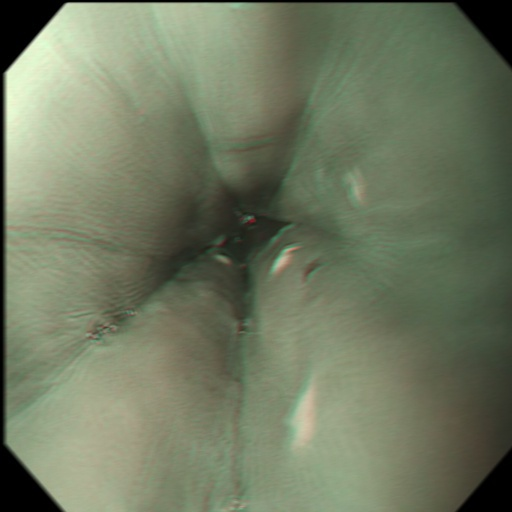
#> input picture subDM/0000597.jpg, 512 x 512 px, given in place of 00079.jpg, which was not available
$ python DWHTS.py   (older library calls are emulated)
#> lines starting #> are read from the running program, lines starting #| are printed output that depends on the picture; after the words box and inside, x2 and y2 are one past the last pixel; in counts of white or black regions, pixels touching at a corner belong together; long printed decimals are rounded; pictures that were not available may be replaced by others from this repository, and a replacement may not be noted
#> further down, img is the input picture: shape (512, 512, 3); mean B, G, R 97.1, 121.3, 112.4
### CutDM/rOI.py
# -*- coding: utf-8 -*-
"""
Created on Wed Jul 31 10:22:47 2019

@author: Nataly
"""
import cv2
import numpy as np
def ROI(ima):


    imA=cv2.cvtColor(ima,cv2.COLOR_RGB2XYZ)
#> imA: shape (512, 512, 3); mean of channels 0, 1, 2 104, 115.9, 123.5
    I,I,II=cv2.split(imA)
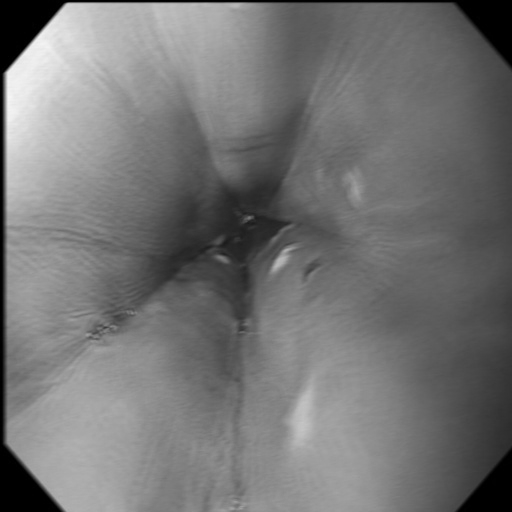
#> I: shape (512, 512); min 0, max 246, mean 115.9

    ta=II.shape
#> ta = (512, 512)
    ta=list(ta)
#> ta = [512, 512]
    #plt.imshow(II, cmap=plt.cm.gray)
    #plt.show()
    MIN=int(np.min(II))
#> MIN = 0
    MAX=int(np.max(II))
#> MAX = 255

    hist = cv2.calcHist([II],[0],None,[MAX+1],[MIN,MAX])
#> hist = 256 values, max 7853 at index 0, min 0 at index 255, mean 1023.3
    hist = cv2.calcHist([II],[0],None,[256],[0,255])
    #plt.plot(hist)
    #plt.show()

    div=6
    #div=6
    nuevohist=hist.tolist()
#> nuevohist = 256 items, first 6: [7853], [771], [549], [237], [87], [126]
    l=int(len(nuevohist)/div)
#> l = 42
    i=1
    a=0
    suma=np.zeros((div))
    valm=0
    hasta=0
    for y in range(1,div+1):
        suma[a]=int(sum(np.asarray(nuevohist[i:int(l)*y])))
        if suma[a]>valm:
            valm=suma[a]
            hasta=y
        i=int(l)*y+1
        a=a+1
#> this loop made 6 passes
#> i on passes 1 to 6: 43, 85, 127, 169, 211, 253
#> after the loop, a = 6; hasta = 3; suma = [3815, 31147, 93039, 81521, 31309, 7672]; valm = 93039
    #print(l)
    #print(hasta)

    porcen=0.3
    ##G
    ##z2

    #porcen=0.2
    #"""
    a=hist[:int((l*hasta)*porcen)]
#> a = 37 values, max 7853 at index 0, min 10 at index 28, mean 292.1
    a=a.tolist()
#> a = 37 items, first 6: [7853], [771], [549], [237], [87], [126]
    hist=hist.tolist()
#> hist has the same summary as nuevohist
    u=np.max(a)
#> u = 7853
    umbral1 = hist.index(u)
#> umbral1 = 0
    a=a[umbral1:]

    uu=np.min(a)
#> uu = 10
    histb=hist[umbral1:]
#> histb has the same summary as nuevohist

    umbral=histb.index(uu)
#> umbral = 28
    #print(umbral)
    umbral=umbral+len(hist[:umbral1])
    #"""
    #umbral=int((l*hasta)*porcen)
    binary=II.copy()
    print(umbral)
#| 28
    for f in range(ta[0]):
        for c in range (ta[1]):
            if II[f,c]<=umbral:
                binary[f,c]=0
            else:
                binary[f,c]=1
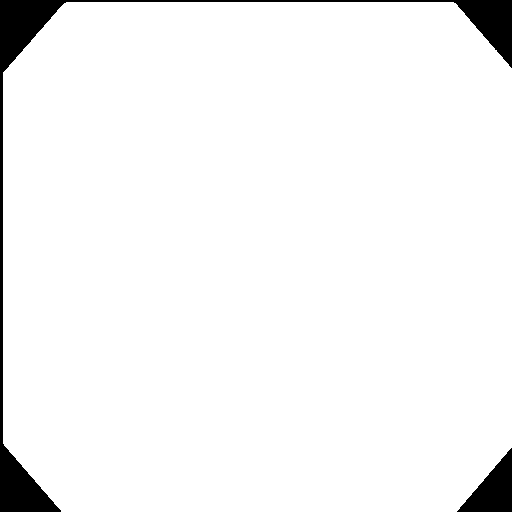
#> binary: shape (512, 512); values 0 (black) and 1 (white), 96% white; 2 black regions, box (x1, y1, x2, y2) and area: (0, 0, 512, 512) 8663, (457, 448, 512, 512) 1796

    binary = (binary*255).astype(np.uint8)
    #plt.imshow(binary, cmap=plt.cm.gray)
    #plt.show()
    #"""
    ### Transformaciones Morfologicas
   ## sin log ope 30 close 37

    kernel = cv2.getStructuringElement(cv2.MORPH_ELLIPSE, (27, 27))
    openi = cv2.morphologyEx(binary, cv2.MORPH_OPEN, kernel)
#> openi: shape (512, 512); 96% white; 2 black regions, box (x1, y1, x2, y2) and area: (0, 0, 512, 512) 8681, (457, 448, 512, 512) 1796

    kernel = cv2.getStructuringElement(cv2.MORPH_ELLIPSE, (37, 37))
    close=cv2.morphologyEx(openi, cv2.MORPH_CLOSE, kernel)
#> close: shape (512, 512); 96.9% white; 4 black regions

    #contours,hierachy = cv2.findContours(close,cv2.RETR_LIST,cv2.CHAIN_APPROX_SIMPLE)
    _,contours,_ = cv2.findContours(close,cv2.RETR_LIST,cv2.CHAIN_APPROX_SIMPLE)
#> contours = 1 contour; box (x1, y1, x2, y2) and area: (0, 0, 512, 512) 252978
    areas = [cv2.contourArea(c) for c in contours]
#> areas = [252978]
    max_index = np.argmax(areas)
#> max_index = 0
    cnt=contours[max_index]
#> cnt = contour of 98 points, box (x1, y1, x2, y2) (0, 0, 512, 512), area 252978
    x,y,w,h = cv2.boundingRect(cnt)
#> x = 0; y = 0; w = 512; h = 512
    # [9 lines of commented-out code are left out]
    tru=15
    for f in range ((y+tru),(y+h-tru)):
        for c in range(x+tru,(x+w-tru)):
            #print(f,c)
            if close[f+tru,c+tru]==255 or close[f+tru,c]==255 or close[f,c+tru]==255 and close[f,c]==0:
                close[f,c]=255
            else:
                close[f,c]=close[f,c]
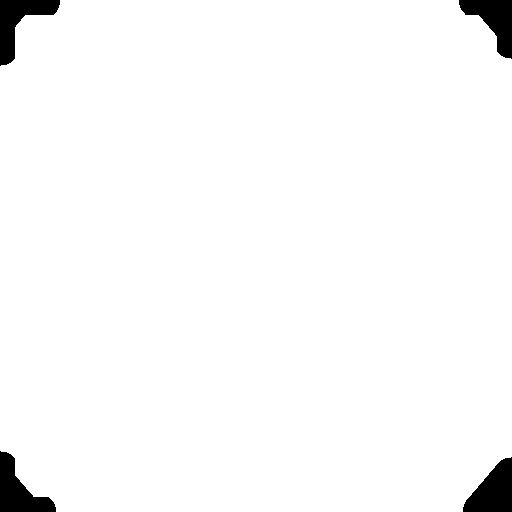
#> close: shape (512, 512); 97.5% white; 4 black regions, box (x1, y1, x2, y2) and area: (463, 457, 512, 512) 1714, (0, 451, 56, 512) 1665, (0, 0, 60, 66) 1661, (459, 0, 512, 59) 1581

    return close

### funciones/ventaneo.py
# -*- coding: utf-8 -*-
"""
Created on Sun Aug 18 10:07:32 2019

@author: Nataly
"""

def ventaneoo(tamañoa1A, tamañoa1B,a,b,fa1,ca1, otra):
    vecesA = int(a/tamañoa1A)
    vecesB = int(b/tamañoa1B)
    croppeda1 = otra[fa1:fa1+tamañoa1A,ca1:ca1+tamañoa1B]
    if ca1==tamañoa1B*vecesB-tamañoa1B:
        croppeda1 = otra[fa1:fa1+tamañoa1A,ca1:b]
    if fa1==tamañoa1A*vecesA-tamañoa1A :
         if ca1==tamañoa1B*vecesB-tamañoa1B:
            croppeda1 = otra[fa1:,ca1:]
         else:
             croppeda1 = otra[fa1:,ca1:ca1+tamañoa1B]

    return croppeda1

# [39 lines left out: function ventadibujo, not called in this run]

### subDM/DWHTS.py
# -*- coding: utf-8 -*-
"""
Created on Fri Aug 23 17:28:48 2019

@author: Nataly
"""

import cv2
import glob
import sys
import numpy as np
sys.path.insert(1,'C:/Users/Nataly/Documents/Trabajo-de-grado_Artefactos/funciones')
from yolovoc import yolo2voc
from readboxes import read_boxes
from rOI import ROI
from ventaneo import ventaneoo
from agregaceros import agregarceros
from filtromedianaa import filtromediana

from matplotlib import pyplot as plt


import pylab as py


from scipy.stats import linregress
def filtrogaussiano(img):
    B,G,R=cv2.split(img)
    fB=cv2.GaussianBlur(B,(3,3),0)
    fR=cv2.GaussianBlur(R,(3,3),0)
    fG=cv2.GaussianBlur(G,(3,3),0)
    imh=img
    imh[:,:,0]=fB
    imh[:,:,1]=fG
    imh[:,:,2]=fR
    return imh
from math import log
import numpy as np
from time import clock

def de2bi(d, n):
    d = np.array(d)
    power = 2**np.arange(n)
    d = d * np.ones((1,n))
    b = np.floor((d%(2*power))/power)
    return b
from scipy.linalg import hadamard
from numpy.linalg import norm
from skimage.filters.rank import median
from skimage.morphology import disk
import math


import pandas as pd
import numpy as np
import matplotlib.pyplot as plt
import seaborn as sb
from sklearn.cluster import KMeans
from sklearn.metrics import pairwise_distances_argmin_min
#from mpl_toolkits.mplot3d import Axes3D
#plt.rcParams['figure.figsize'] = (16, 9)
#plt.style.use('ggplot')

#%%

for imgfile in glob.glob("*.jpg"):
#    imgfile='00070_batch2.jpg'
#    imgfile='C:/Users/Nataly/Documents/Trabajo-de-grado_Artefactos/lena.jpg'
#    imgfile='C:/Users/Nataly/Documents/Trabajo-de-grado_Artefactos/subRE/00201_batch2.jpg'
    imgfile='00079.jpg'
# [4 lines of commented-out code are left out]
    img=cv2.imread(imgfile)
    img = cv2.normalize(img, None, 0, 255, norm_type=cv2.NORM_MINMAX, dtype=cv2.CV_8UC3)
#    plt.imshow(img)
#    plt.show()
    imaROI=ROI(img)
    imaROI = cv2.normalize(imaROI, None, 0, 1, norm_type=cv2.NORM_MINMAX, dtype=cv2.CV_8UC3)
#> imaROI: shape (512, 512); values 0 (black) and 1 (white), 97.5% white; 4 black regions
    for z in range(3):
        img[:,:,z]=img[:,:,z]*imaROI
#> img: shape (512, 512, 3); mean B, G, R 97.3, 121.8, 112.8
#    plt.imshow(img)
#    plt.show()
    _,contours,_= cv2.findContours(imaROI,cv2.RETR_LIST,cv2.CHAIN_APPROX_SIMPLE)
#> contours = 1 contour; box (x1, y1, x2, y2) and area: (0, 0, 512, 512) 254567
    areas = [cv2.contourArea(c) for c in contours]
#> areas = [254567]
    max_index = np.argmax(areas)
#> max_index = 0
    cnt=contours[max_index]
#> cnt = contour of 95 points, box (x1, y1, x2, y2) (0, 0, 512, 512), area 254567
    x,y,w,h = cv2.boundingRect(cnt)
#> x = 0; y = 0; w = 512; h = 512
    a,b,ch = img[y:y+h,x:x+w].shape
#> a = 512; b = 512; ch = 3
    img=img[y:y+h,x:x+w]


    HSV=cv2.cvtColor(img,cv2.COLOR_RGB2HSV)
#> HSV: shape (512, 512, 3); mean H, S, V 76.7, 53.1, 122.1
    H,S,V=cv2.split(HSV)
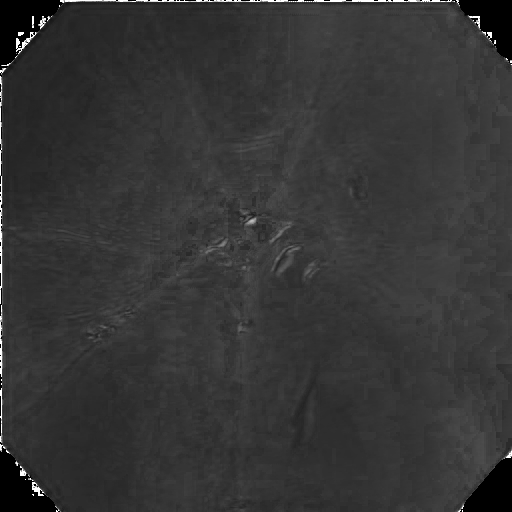
#> S: shape (512, 512); min 0, max 255, mean 53.1
#    V=cv2.cvtColor(img,cv2.COLOR_RGB2GRAY)
#    H,S,V=cv2.split(HSV)
    if a>b:
        poten=math.log(a,2)
        poten=int(poten)
    else:
        poten=math.log(b,2)
#> poten = 9
        poten=int(poten)

    tama=2**poten
#> tama = 512
    aa = cv2.resize(V,(int(tama),int(tama)))
#    plt.imshow(aa,'Greys')
#    plt.show()
    HN=hadamard(tama, dtype=complex).real
    HT=np.transpose(HN)
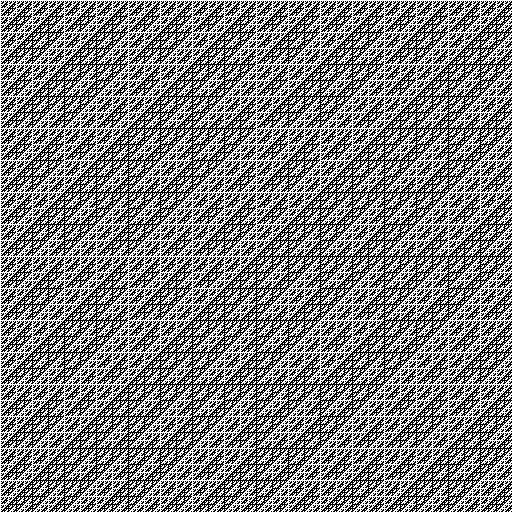
#> HN: shape (512, 512) float64; values -1 (black) and 1 (white), 50.1% white; black in thin lines or dots
    WHT=HN*aa*HT
# [4 lines of commented-out code are left out]

    bb = cv2.GaussianBlur(aa,(5,5),2.5)
# [4 lines of commented-out code are left out]
    WHTr=HT*bb*HT
#    plt.imshow(WHTr,'Greys')
#    plt.show()

    su=0
    sur=0
#    p=2
    p=0.76
    for f in range(tama):
        for c in range(tama):
            sur=abs(WHTr[f,c]**(p))+sur
            su=abs(WHT[f,c]**(p))+su
#> after the loop, su = 9926103; sur = 9936576.6
#    sur=np.sqrt(sur)
#    su=np.sqrt(su)
    sur=sur**(1/p)
#> sur = 1.61e+09
    su=su**(1/p)
#> su = 1.61e+09

    beta1=sur/su
#> beta1 = 1
    print(beta1)
#| 1.001
    #obeta=norm(WHTr)/norm(WHT)
    print(sur-su)
#| 2232866.819
 # [86 lines of commented-out code are left out]
    import matplotlib.patches as patches
    from skimage.measure import compare_ssim as ssim
    def mse(imageA, imageB):
    	err = np.sum((imageA.astype("float") - imageB.astype("float")) ** 2)
    	err /= float(imageA.shape[0] * imageA.shape[1])
    	return err
    ii=0
    diferencia=[]
    betanu=[]
    error=[]
    mSSIM=[]
    a,b=V.shape
    tamañoa1A=2**5
    tamañoa1B=2**5
    rea1=0
    Binary=V.copy()
    for fa1 in range(0,a-tamañoa1A,tamañoa1A):
       for ca1 in range(0,b-tamañoa1B,tamañoa1B):
            croppeda1=ventaneoo(tamañoa1A, tamañoa1B,a,b,fa1,ca1, V)
            aa = cv2.resize(croppeda1,( tamañoa1A, tamañoa1B))
#            plt.imshow(a,'Greys')
#            plt.show()
            HN=hadamard(tamañoa1A, dtype=complex).real
            HT=np.transpose(HN)
            WHT=HN*aa*HT
            bb = cv2.GaussianBlur(aa,(5,5),2.5)
#            bb=median(aa, disk(30))
            WHTr=HT*bb*HT
#            plt.imshow(WHTr,'Greys')
#            plt.show()
            su=0
            sur=0
            for f in range(tamañoa1A):
                for c in range(tamañoa1A):
                    sur=abs(WHTr[f,c]**2)+sur
                    su=abs(WHT[f,c]**2)+su
            sur=np.sqrt(sur)
            su=np.sqrt(su)

            betanu.append(sur/su)
            diferencia.append(su-sur)
            error.append(mse(WHTr,WHT))
            mSSIM.append(ssim(WHTr,WHT))
# [4 lines of commented-out code are left out]
            print('beta',sur/su)
#            #obeta=norm(WHTr)/norm(WHT)
            print('diferencia',su-sur)
            ii=ii+1
#> this loop made 15 passes
#> (printed output is left out)
#> pass 1, in ventaneoo (call 4), `croppeda1 = otra[fa1:fa1+tamañoa1A,ca1:ca1+tamañoa1B]`:
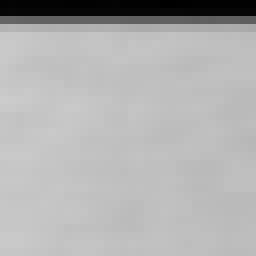
#> croppeda1: shape (32, 32) (shown 8 times larger); min 0, max 204, mean 177.2
#> after the loop: HN: shape (32, 32) float64; values -1 (black) and 1 (white), 51.6% white; black in thin lines or dots
# [15 lines of commented-out code are left out]
###               Binary[fa1:fa1+tamañoa1A,ca1:]=binary
# [4 lines of commented-out code are left out]
###                  Binary[fa1:,ca1:]=binary
# [8 lines of commented-out code are left out]
import numpy as np
import matplotlib.pyplot as plt
import pandas as pd
import random as rd
from collections import defaultdict
import matplotlib.cm as cm

X=np.array(list(zip(diferencia,error)))

kmeans=KMeans(n_clusters=2)
kmeans=kmeans.fit(X)
labels=kmeans.predict(X)
centroids=kmeans.cluster_centers_

colors=["m.","r.",".c","y.","b."]
for i in range(len(X)):
    print('Coordenada: ',X[i],'Etiqueta: ',labels[i])
    plt.plot(X[i][0],X[i][1],colors[labels[i]],markersize=10)

plt.scatter(centroids[:,0],centroids[:,1],marker='*',s=150,linewidths=5,zorder=10)
plt.show()
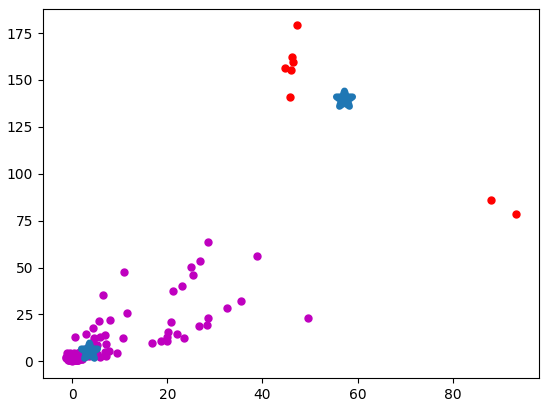
#> figure drawn by matplotlib, 1 panel

plt.imshow(img)
plt.show()
